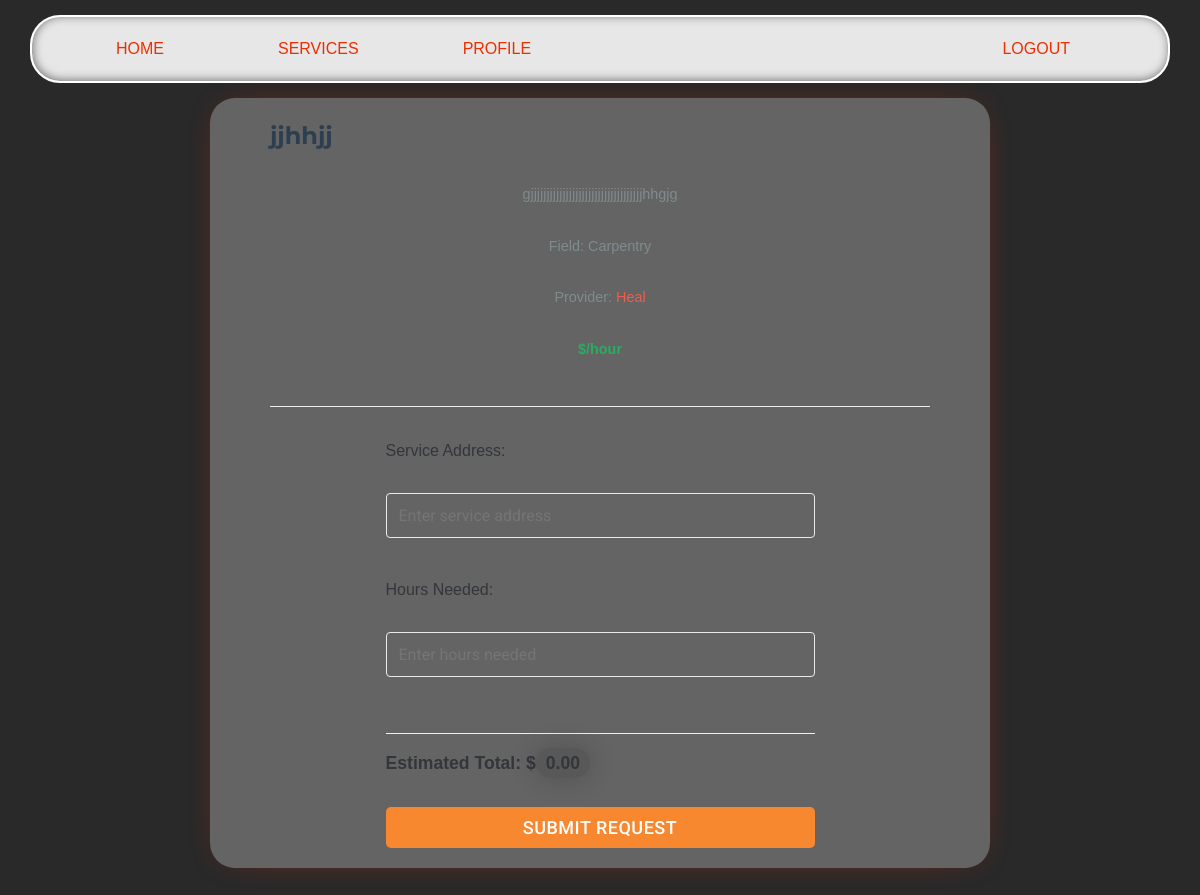
The page /services/6/request/ (signed in) on the database its author committed.
### services/models.py (models this page shows, shortened)
class Service(models.Model):
    company = models.ForeignKey(Company, on_delete=models.CASCADE, related_name='services')
    name = models.CharField(max_length=40)
    description = models.TextField()
    price_per_hour = models.DecimalField(decimal_places=2, max_digits=100)
    rating = models.IntegerField(validators=[MinValueValidator(0), MaxValueValidator(5)], default=0)
    choices = (
        ('Air Conditioner', 'Air Conditioner'),
        ('Carpentry', 'Carpentry'),
        ('Electricity', 'Electricity'),
        ('Gardening', 'Gardening'),
        ('Home Machines', 'Home Machines'),
        ('House Keeping', 'House Keeping'),
        ('Interior Design', 'Interior Design'),
        ('Locks', 'Locks'),
        ('Painting', 'Painting'),
        ('Plumbing', 'Plumbing'),
        ('Water Heaters', 'Water Heaters'),
    )
    field = models.CharField(max_length=30, blank=False, null=False, choices=choices)
    created_at = models.DateTimeField(auto_now=True, null=False)
    request_count = models.IntegerField(default=0)

### users/models.py (models this page shows, shortened)
class Company(models.Model):
    user = models.OneToOneField(
        User, on_delete=models.CASCADE, primary_key=True)
    field = models.CharField(max_length=70, choices=(('Air Conditioner', 'Air Conditioner'),
                                                     ('All in One', 'All in One'),
                                                     ('Carpentry', 'Carpentry'),
                                                     ('Electricity',
                                                      'Electricity'),
                                                     ('Gardening', 'Gardening'),
                                                     ('Home Machines',
                                                      'Home Machines'),
                                                     ('House Keeping',
                                                      'House Keeping'),
                                                     ('Interior Design',
                                                      'Interior Design'),
                                                     ('Locks', 'Locks'),
                                                     ('Painting', 'Painting'),
                                                     ('Plumbing', 'Plumbing'),
                                                     ('Water Heaters', 'Water Heaters')), blank=False, null=False)
    rating = models.IntegerField(
        validators=[MaxValueValidator(5), MinValueValidator(0)], default=0)

class User(AbstractUser):
    is_company = models.BooleanField(default=False)
    is_customer = models.BooleanField(default=False)
    email = models.CharField(max_length=100, unique=True)

### services/views.py (the view)
# urls.py: path('<int:id>/request/', v.request_service, name='request_service'),
@login_required
def request_service(request, id):
    if not (request.user.is_authenticated and hasattr(request.user, 'customer')):
        messages.error(request, "Only logged in customers can request services")
        return redirect('service_list')
    try:
        service = get_object_or_404(Service, id=id)
        if request.method == 'POST':
            form = RequestServiceForm(request.POST)
            if form.is_valid():
                ServiceRequest.objects.create(
                    service=service,
                    customer=request.user.customer,
                    address=form.cleaned_data['address'],
                    hours_needed=form.cleaned_data['hours_needed']
                )
                service.request_count += 1
                service.save()
                messages.success(request, f"Service request for {service.name} has been submitted")
                return redirect('services_list')
        else:
            form = RequestServiceForm()
        return render(request, 'services/request_service.html', {
            'form': form,
            'service': service
        })
    except Exception as e:
        logger.error(f"Error in request_service: {str(e)}")
        messages.error(request, "An error occurred while processing your request")
        return redirect('services_list')

### services/templates/services/request_service.html (shortened to what this page needs)
{% extends 'main/base.html' %}
{% load static %}
{% block extra_head %}
<link rel="stylesheet" type="text/css" href="{% static 'services/css/service.css' %}">
{% endblock %}
{% block content %}
<div class="request-service-container">
    <div class="service-info">
        <h2 class="service-name">{{ service.name }}</h2>
        <div class="service-details">
            <p>{{ service.description }}</p>
            <p>Field: {{ service.field }}</p>
            <p>Provider: <a href="{% url 'company_profile' service.company.user.username %}">{{ service.company.user.username }}</a></p>
            <p class="price">${{ service.price_hour }}/hour</p>
        </div>
    </div>
    <form method="post">
        {% for field in form %}
            <div class="form-group">
                {{ field.label_tag }}
                {{ field }}
            </div>
        {% endfor %}
        <div id="total-cost" class="total-cost">
            Estimated Total: $<span id="cost-value">0.00</span>
        </div>
        <button type="submit" class="submit-btn">Submit Request</button>
    </form>
</div>
{% endblock %}

### static/css/style.css (style rules this page uses)
:root { --deep-blue: #2F5C8F; --soft-white: #F9F9F9; --vibrant-green: #7EBB59; --warm-orange: #F7882F; --charcoal-gray: #33363B; --light-gray: #EAEAEA; --heading-font: 'Montserrat', sans-serif; --body-font: 'Roboto', sans-serif; }
* { margin: 0; padding: 0; box-sizing: border-box; }
body { font-family: var(--body-font); font-size: 16px; line-height: 1.5; color: var(--charcoal-gray); background-color: var(--soft-white); }
h1, h2, h3, h4, h5, h6 { font-family: var(--heading-font); font-weight: 700; margin-bottom: 1rem; color: var(--deep-blue); }
h2 { font-size: 30px; }
p { margin-bottom: 1rem; }
a { color: var(--deep-blue); text-decoration: none; transition: color 0.3s ease; }
.btn, button, [type="submit"] { display: inline-block; padding: 10px 20px; font-family: var(--body-font); font-size: 18px; font-weight: 500; text-transform: uppercase; letter-spacing: 0.5px; color: white; background-color: var(--warm-orange); border: none; border-radius: 5px; cursor: pointer; transition: background-color 0.3s ease; }
input, textarea, select { width: 100%; padding: 10px; margin-bottom: 1rem; border: 1px solid var(--light-gray); border-radius: 4px; font-family: var(--body-font); font-size: 16px; }
label { display: block; margin-bottom: 0.5rem; font-weight: 500; color: var(--charcoal-gray); }
body { background: #292929; font-family: 'Lexend Exa', sans-serif; padding: 0; margin: 0; }
a { color: #ee5e4b; text-decoration: none; }
button { border: 2px solid transparent; border-radius: 5px; padding: 10px; transition: background 0.7s; color: #ec2f00; text-decoration: none; text-transform: uppercase; cursor: pointer; margin-top: 30px; }
.content p { text-align: center; margin: 30px 0px; white-space: pre-line; }
form label { display: none; }
form { margin: 0 auto; display: grid; width: 65%; }
form input { padding: 10px 3px; font-size: 20px; display: block; border: none; border-bottom: 3px solid black; background-color: inherit; margin-top: 30px; }
span { background-color: #3834343d; border-radius: 30px; box-shadow: 0px 0px 23px 1px #2423213d; padding: 5px 10px; margin: 5px 0px; }
.form-group { margin-bottom: 1.5rem; }
.form-group label { display: block; margin-bottom: 0.5rem; color: var(--charcoal-gray); font-weight: 500; }
.form-control { width: 100%; padding: 0.75rem; border: 1px solid var(--light-gray); border-radius: 4px; font-size: 1rem; transition: border-color 0.3s ease; }

### services/static/services/css/service.css (style rules this page uses)
.service-info { margin-bottom: 2rem; padding-bottom: 1rem; border-bottom: 1px solid #eee; }
.service-name { font-size: 1.5rem; color: #2c3e50; margin-bottom: 0.5rem; }
.service-details { color: #7f8c8d; font-size: 0.9rem; }
.price { color: #27ae60; font-weight: bold; }
.total-cost { margin-top: 1rem; padding-top: 1rem; border-top: 1px solid #eee; font-size: 1.1rem; font-weight: bold; }

### rows shown on the page
Service: name "jjhhjj", description "gjjjjjjjjjjjjjjjjjjjjjjjjjjjjjjjjjjjhhgjg", field "Carpentry", company.user.username "Heal"

### other values the page prints
{{ field.label_tag }} "Service Address:" "Hours Needed:"
